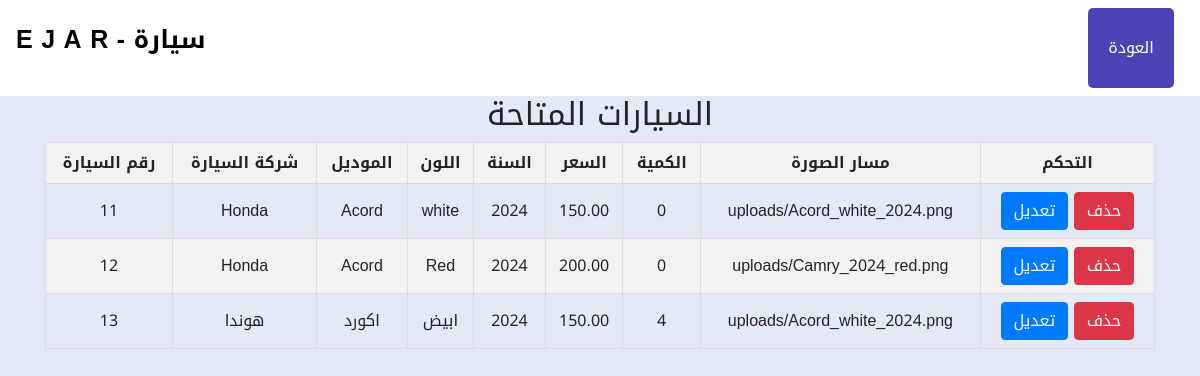
The page /admins/Pages/cars.php on the database its author committed.
### tables this page shows
CREATE TABLE `cars` (
  `id` int(11) NOT NULL,
  `company` varchar(255) DEFAULT NULL,
  `model` varchar(255) NOT NULL,
  `color` varchar(50) NOT NULL,
  `year` int(11) NOT NULL,
  `price` decimal(10,2) NOT NULL,
  `image_path` varchar(255) NOT NULL,
  `quantity` int(11) NOT NULL
);

### admins/Pages/cars.php (the view, shortened to what this page needs)
<?php
include("../assets/header.php");
?>
<!DOCTYPE html>
<html lang="ar">
<head>
<link rel="stylesheet" href="https://stackpath.bootstrapcdn.com/bootstrap/4.5.2/css/bootstrap.min.css">
</head>
<body>
<center><h2>السيارات المتاحة</h2></center>
<main>
<div class="container">
    <table class="car-table">
        <thead>
            <tr>
                <th>رقم السيارة</th>
                <th>شركة السيارة</th>
                <th>الموديل</th>
                <th>اللون</th>
                <th>السنة</th>
                <th>السعر</th>
                <th>الكمية</th>
                <th>مسار الصورة</th>
                <th>التحكم</th>
            </tr>
        </thead>
        <tbody>
            <?php
            require_once "../../includes/config.php";
            $sql = "SELECT * FROM cars";
            $result = mysqli_query($conn, $sql);
            if (mysqli_num_rows($result) > 0) {
                while ($row = mysqli_fetch_assoc($result)) {
                    ?>
                    <tr>
                        <td><?php echo $row['id']; ?></td>
                        <td><?php echo $row['company']; ?></td>
                        <td><?php echo $row['model']; ?></td>
                        <td><?php echo $row['color']; ?></td>
                        <td><?php echo $row['year']; ?></td>
                        <td><?php echo $row['price']; ?></td>
                        <td><?php echo $row['quantity']; ?></td>
                        <td><?php echo $row['image_path']; ?></td>
                        <td>
                            <button class="btn edit-btn btn-primary" data-id="<?php echo $row['id']; ?>" data-company="<?php echo $row['company']; ?>" data-model="<?php echo $row['model']; ?>" data-color="<?php echo $row['color']; ?>" data-year="<?php echo $row['year']; ?>" data-price="<?php echo $row['price']; ?>" data-quantity="<?php echo $row['quantity']; ?>" data-image="<?php echo $row['image_path']; ?>">تعديل</button>
                            <button class="btn delete-btn btn-danger" data-id="<?php echo $row['id']; ?>">حذف</button>
                        </td>
                    </tr>
                    <?php
                }
            } else {
                echo "<tr><td colspan='8'>لا توجد سيارات.</td></tr>";
            }
            ?>
        </tbody>
    </table>
</div>
</main>
</body>
</html>

### admins/assets/header.php (shortened to what this page needs)
<!DOCTYPE html>
<html lang="en">
<head>
</head>
<body>
<div class="navbar">
    <div class="nav-logo">
        <p><a href="../Dashboard.php">E J A R - سيارة</a></p>
    </div>
    <div class="nav-links">
        <?php
        $currentPage = basename($_SERVER['PHP_SELF']);
        if ($currentPage == "Dashboard.php") {
            echo '
                <a href="./Pages/orders.php"><button class="navbtn">ادارة الطلبات</button></a>
                <a href="./Pages/cars.php"><button class="navbtn">تعديل وعرض السيارات</button></a>
                <a href="./Pages/add_cars.php"><button class="navbtn">إضافة سيارة</button></a>
                <a href="Pages/users.php"><button class="navbtn">عرض بيانات المستخدمين</button></a>
                <a href="./assets/logout.php"><button class="navbtn">تسجيل الخروج</button></a>
            ';
        } elseif ($currentPage == "users.php") {
            echo '
                <a href="../Dashboard.php"><button class="navbtn">العودة</button></a>
            ';
        }
        elseif ($currentPage == "cars.php") {
            echo '
                <a href="../Dashboard.php"><button class="navbtn">العودة</button></a>
            ';
        }
        elseif ($currentPage == "add_cars.php") {
            echo '
                <a href="../Dashboard.php"><button class="navbtn">العودة</button></a>
            ';
        }
        elseif ($currentPage == "edit.php") {
            echo '
                <a href="../home.php"><button class="navbtn">الصفحة الرئيسية</button></a>
                <a href="./logout.php"><button class="navbtn">تسجيل الخروج</button></a>
            ';
        }
        elseif ($currentPage == "checkout.php") {
            echo '
                <a href="../home.php"><button class="navbtn">العودة</button></a>
                <a href="./logout.php"><button class="navbtn">تسجيل الخروج</button></a>
            ';
        }
        elseif ($currentPage == "orders.php") {
            echo '
                <a href="../Dashboard.php"><button class="navbtn">العودة</button></a>
            ';
        }
        ?>
    </div>
</div>
</body>
</html>

### admins/assets/header.php (style rules this page uses)
.navbar { background: #fff; display: flex; flex-direction: row; justify-content: space-around; align-items: center; line-height: 60px; z-index: 100; padding: 0 20px; }
.navbar .nav-logo { font-size: 25px; font-weight: 900; }
.navbar .nav-logo a { text-decoration: none; color: #000; }
.navbar .nav-links { display: flex; align-items: center; }
.navbar .nav-links a { padding: 0 10px; }
.navbar .navbtn { background-color: #4c44b6; color: #fff; border: none; border-radius: 5px; padding: 10px 20px; font-size: 16px; cursor: pointer; transition: background-color 0.3s ease; text-decoration: none; }
body, h2, label, select, input, button, .car h3, .car p { font-family: 'Noto Kufi Arabic', sans-serif; }

### admins/Pages/cars.php (style rules this page uses)
body { font-family: 'Noto Kufi Arabic', sans-serif; margin: 0; padding: 0; background: #e4e9f7; }
.container { display: flex; justify-content: center; }
.car-table { width: 100%; border-collapse: collapse; }
.car-table th, .car-table td { border: 1px solid #ddd; padding: 8px; text-align: center; }
.car-table th { background-color: #f2f2f2; }
.car-table tr:nth-child(even) { background-color: #f2f2f2; }
body, h2, label, select, input, button, .car h3, .car p { font-family: 'Noto Kufi Arabic', sans-serif; }

### rows shown on the page
cars: id "11", company "Honda", model "Acord", color "white", year "2024", price "150.00", quantity "0", image_path "uploads/Acord_white_2024.png"
cars: id "12", company "Honda", model "Acord", color "Red", year "2024", price "200.00", quantity "0", image_path "uploads/Camry_2024_red.png"
cars: id "13", company "هوندا", model "اكورد", color "ابيض", year "2024", price "150.00", quantity "4", image_path "uploads/Acord_white_2024.png"
